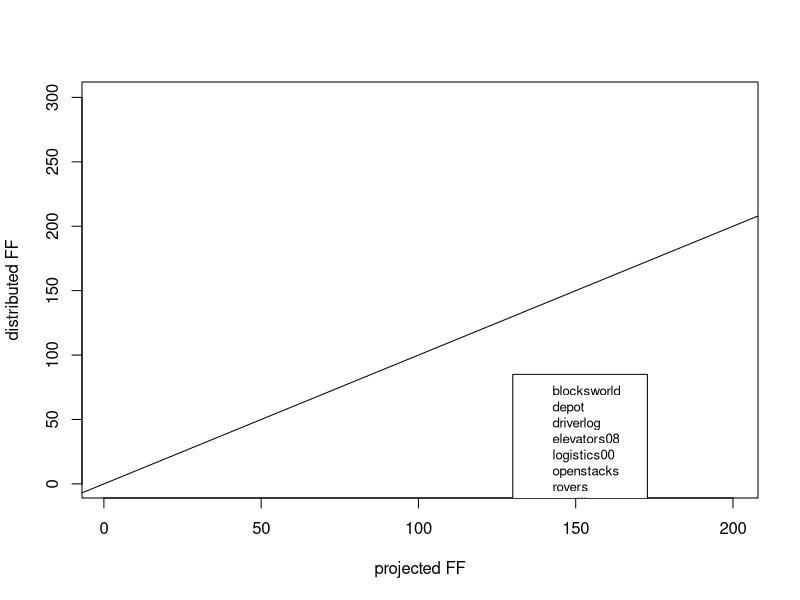

This figure's R source: (Note: this script raises an error after producing the figure.)

require(plyr)
#library(RColorBrewer)
options(width = 160, height = 160)

# je to na konci


data <- read.csv("out.csv")

data <- subset(data, data$initHeuristic != "")
data <- subset(data, data$initHeuristicDist != "")

data <- subset(data, data$heuristic == "PPsaFF-glcl")



#data$domain <- gsub("benchmarks/","",data$domain)
data$domainShort <- gsub("benchmarks/","",data$domain)

#data <- subset(data, data$domainShort != "satellites")
#data <- subset(data, data$domainShort != "rovers")
#data <- subset(data, data$domainShort != "logistics00")
#data <- subset(data, data$domainShort != "zenotravel")
#data <- subset(data, data$domainShort != "openstacks")

data$initHeuristic <- gsub("[[:alnum:]-]+=","",data$initHeuristic,perl=TRUE)
data$initHeuristic <- gsub("}","",data$initHeuristic,perl=TRUE)
data$initHeuristic <- gsub("{","",data$initHeuristic,perl=TRUE)

data$initHeuristic <- strsplit(data$initHeuristic," ")
data$initHeuristic <- lapply(data$initHeuristic,as.numeric)

data$initHeuristicMean <- lapply(data$initHeuristic,mean)



data$initHeuristicDist <- gsub("[[:alnum:]-]+=","",data$initHeuristicDist,perl=TRUE)
data$initHeuristicDist <- gsub("}","",data$initHeuristicDist,perl=TRUE)
data$initHeuristicDist <- gsub("{","",data$initHeuristicDist,perl=TRUE)

data$initHeuristicDist <- strsplit(data$initHeuristicDist," ")
data$initHeuristicDist <- lapply(data$initHeuristicDist,as.numeric)

data$initHeuristicDistMean <- lapply(data$initHeuristicDist,mean)

data$label <- paste(data$domain,data$problem,sep="-")

columnx <- "initHeuristicMean"
columny <- "initHeuristicDistMean"


data_significant <- subset(data,as.numeric(initHeuristicMean) > as.numeric(initHeuristicDistMean))

data$ratioPD <- as.numeric(as.numeric(data$initHeuristicMean) / as.numeric(data$initHeuristicDistMean))

heursPerDomain <- ddply(data, "domain", summarise,meanPD = mean(ratioPD))

out = format(heursPerDomain, scientific = FALSE, digits = 2, nsmall = 1)
write.table(out, "heuristics_per_domain_all.csv", quote = FALSE, sep = ",", row.names = FALSE)


colors <- palette(c( "red2", "green2",  "blue2","red4", "green4", "lightblue", "black", "gray50", "lightsalmon4", "darkgoldenrod1"))
ltypes <- c("dashed","dotted","dotdash","longdash","twodash")

data$plotchar <- as.numeric(data$domain)
data$color <- colors[as.numeric(data$domain)]



pdf("heurisitcPDRatio.pdf")

getOption("scipen")
opt <- options("scipen" = 20)
getOption("scipen")

plot(data[,columnx],data[,columny],xlim=c(1,200),cex=0.8,lwd=1, ylim=c(1,300),xlab="projected FF",ylab="distributed FF",col=data$color,pch=data$plotchar)#,col=colors[data$domain],pch=plotchar[data$domain]) #plotchar[data_h1_h2$domain.x]
abline(0,1)
legend(130,85,unique(data$domainShort),cex=0.8,col=unique(data$color),pch=unique(data$plotchar),lty=ltypes)

dataDom <- subset(data,data$domainShort == "blocksworld")
h <- matrix(do.call(rbind,matrix(dataDom$initHeuristic)))
hd <- matrix(do.call(rbind,matrix(dataDom$initHeuristicDist)))
reg <- lm(hd ~ h) 
#abline(reg,col=colors[as.numeric("blocksworld")],lty=ltypes[as.numeric("blocksworld")])
abline(reg,col=colors[as.numeric("blocksworld")],lty=ltypes[as.numeric("blocksworld")])


dataDom <- subset(data,data$domainShort == "depot")
h <- matrix(do.call(rbind,matrix(dataDom$initHeuristic)))
hd <- matrix(do.call(rbind,matrix(dataDom$initHeuristicDist)))
reg <- lm(hd ~ h) 
abline(reg,col="green2",lty="dotted")

dataDom <- subset(data,data$domainShort == "driverlog")
h <- matrix(do.call(rbind,matrix(dataDom$initHeuristic)))
hd <- matrix(do.call(rbind,matrix(dataDom$initHeuristicDist)))
reg <- lm(hd ~ h) 
abline(reg,col="blue2",lty="dotdash")

dataDom <- subset(data,data$domainShort == "elevators08")
h <- matrix(do.call(rbind,matrix(dataDom$initHeuristic)))
hd <- matrix(do.call(rbind,matrix(dataDom$initHeuristicDist)))
reg <- lm(hd ~ h) 
abline(reg,col="red4",lty="longdash")

dataDom <- subset(data,data$domainShort == "woodworking08")
h <- matrix(do.call(rbind,matrix(dataDom$initHeuristic)))
hd <- matrix(do.call(rbind,matrix(dataDom$initHeuristicDist)))
reg <- lm(hd ~ h) 
abline(reg,col="lightsalmon4",lty="twodash")



dev.off()




